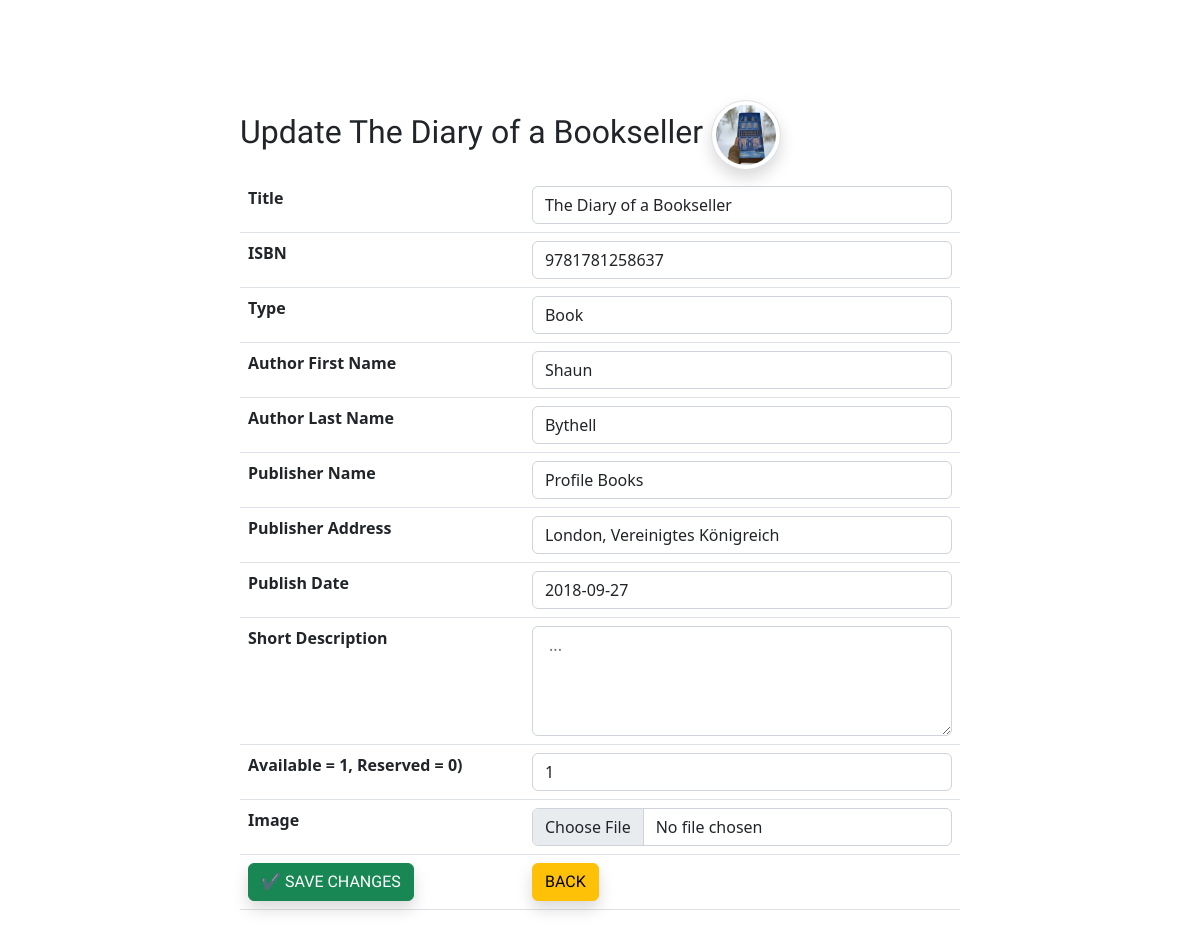
Page /update.php?id=4 on the committed database.
### tables this page shows
CREATE TABLE `data` (
  `id` int(11) NOT NULL,
  `title` varchar(50) NOT NULL,
  `ISBN` varchar(15) NOT NULL,
  `type` varchar(4) NOT NULL,
  `image` varchar(40) NOT NULL,
  `author_first_name` varchar(30) NOT NULL,
  `author_last_name` varchar(30) NOT NULL,
  `publisher_name` varchar(30) NOT NULL,
  `publisher_address` varchar(50) NOT NULL,
  `publish_date` date NOT NULL,
  `short_description` varchar(600) NOT NULL,
  `available` tinyint(1) NOT NULL DEFAULT 1
);

### update.php (the view, shortened to what this page needs)
<?php
require_once "actions/db_connect.php";
if ($_GET['id']) {
    $id = $_GET['id'];
    $sql = "SELECT * FROM data WHERE id = $id";
    $result = mysqli_query($connect, $sql);
    if (mysqli_num_rows($result) == 1) {
        $data = mysqli_fetch_assoc($result);
        $title = $data['title'];
        $isbn = $data['ISBN'];
        $type = $data['type'];
        $image = $data['image'];
        $authorFName = $data['author_first_name'];
        $authorLName = $data['author_last_name'];
        $pubName = $data['publisher_name'];
        $pubAddress = $data['publisher_address'];
        $pubDate = $data['publish_date'];
        $description = $data['short_description'];
        $available = $data['available'];
    } else {
        header("location: error.php");
    }
} else {
    header("location: error.php");
}
?>
<!DOCTYPE html>
<html lang="en">
<head>
    <?php require_once "components/boot.php" ?>
</head>
<body>
    <fieldset>
        <legend class='h2 edu'>Update <?php echo $title ?> <img class='img-thumbnail rounded-circle shadow' src='pictures/<?php echo $image ?>' alt=""></legend>
        <form action="actions/a_update.php" method="post" enctype="multipart/form-data">
            <table class="table">
                <tr>
                    <th>Title</th>
                    <td><input class="form-control" type="text" name="title" placeholder="Title" value="<?php echo $title ?>" /></td>
                </tr>
                <tr>
                    <th>ISBN</th>
                    <td><input class="form-control" type="text" name="ISBN" placeholder="ISBN" value="<?php echo $isbn ?>" /></td>
                </tr>
                <tr>
                    <th>Type</th>
                    <td><input class="form-control" type="text" name="type" placeholder="Type" value="<?php echo $type ?>" /></td>
                </tr>
                <tr>
                    <th>Author First Name</th>
                    <td><input class="form-control" type="text" name="author_first_name" placeholder="First Name" value="<?php echo $authorFName ?>" /></td>
                </tr>
                <tr>
                    <th>Author Last Name</th>
                    <td><input class="form-control" type="text" name="author_last_name" placeholder="Last Name" value="<?php echo $authorLName ?>" /></td>
                </tr>
                <tr>
                    <th>Publisher Name</th>
                    <td><input class="form-control" type="text" name="publisher_name" placeholder="Publisher" value="<?php echo $pubName ?>" /></td>
                </tr>
                <tr>
                    <th>Publisher Address</th>
                    <td><input class="form-control" type="text" name="publisher_address" placeholder="Publisher Addresss" value="<?php echo $pubAddress ?>" /></td>
                </tr>
                <tr>
                    <th>Publish Date</th>
                    <td><input class="form-control" type="text" name="publish_date" placeholder="yyyy-mm-dd" value="<?php echo $pubDate ?>" /></td>
                </tr>
                <tr>
                    <th>Short Description</th>
                    <td><textarea class="form-control" type="text" name="short_description" rows="4" placeholder=" ... " value="<?php echo $description ?>" ></textarea></td>
                </tr>
                <tr>
                    <th>Available = 1, Reserved = 0)</th>
                    <td><input class="form-control " type="number" name="available" placeholder="0 or 1" value="<?php echo $available ?>" /></td>
                </tr>
                <tr>
                    <th>Image</th>
                    <td><input class="form-control" type="file" name="image" /></td>
                </tr>
                <tr>
                    <td><button class="btn btn-success shadow edu" type="submit">✔️ SAVE CHANGES</button></td>
                    <td><a href="index.php"><button class="btn btn-warning shadow edu" type="button">BACK</button></a></td>
                </tr>
            </table>
        </form>
    </fieldset>
</body>
</html>

### update.php (style rules this page uses)
fieldset { margin: auto; margin-top: 100px; width: 60%; }
.img-thumbnail { width: 70px !important; height: 70px !important; }
.edu { font-family: 'Edu NSW ACT Foundation', cursive; }

### rows in the picture
data: title "The Diary of a Bookseller", image (picture), ISBN "9781781258637", type "Book", author_first_name "Shaun", author_last_name "Bythell", publisher_name "Profile Books", publisher_address "London, Vereinigtes Königreich", publish_date "2018-09-27", available "1"
